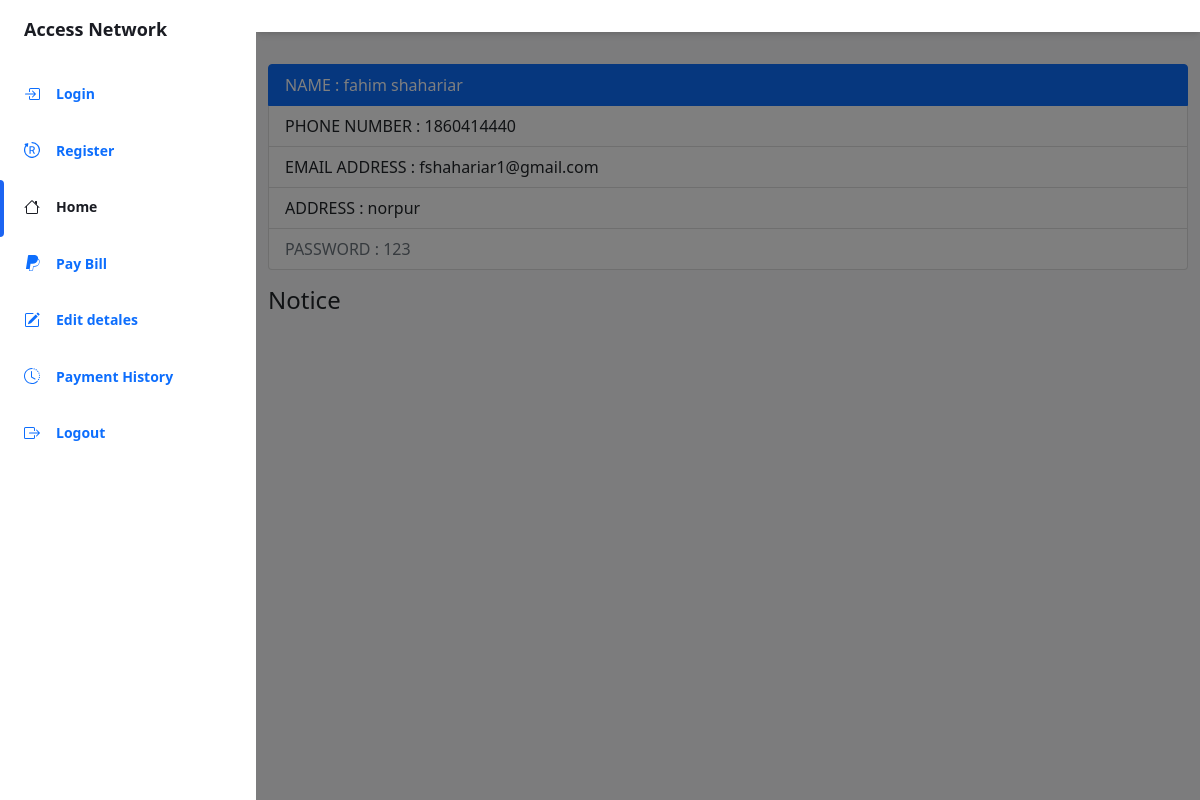
Screenshot of /index.php (signed in) with the database file from the repository.
### index.php (the view, shortened to what this page needs)
<!DOCTYPE html>
<html :class="{ 'theme-dark': dark }" x-data="data()" lang="en">
<head>
    <link rel="stylesheet" href="./assets/css/tailwind.output.css" />
    <link rel="stylesheet" href="https://cdnjs.cloudflare.com/ajax/libs/Chart.js/2.9.3/Chart.min.css" />
    <link href="https://cdn.jsdelivr.net/npm/bootstrap@5.1.3/dist/css/bootstrap.min.css" rel="stylesheet">
    <link rel="stylesheet" href="./assets/css/custom.css">
    <link rel="stylesheet" href="https://cdn.jsdelivr.net/npm/bootstrap-icons@1.3.0/font/bootstrap-icons.css">
</head>
<body>
    <div class="flex h-screen bg-gray-50 dark:bg-gray-900" :class="{ 'overflow-hidden': isSideMenuOpen }">
        <aside class="z-20 hidden w-64 overflow-y-auto bg-white dark:bg-gray-800 md:block flex-shrink-0">
            <div class="py-4 text-gray-500 dark:text-gray-400">
                <a class="ml-6 text-lg font-bold text-gray-800 dark:text-gray-200" href="#">
                    Access Network
                </a>
                <ul class="mt-6">
                    <li class="relative px-6 py-3">
                        <a class="inline-flex items-center w-full text-sm font-semibold transition-colors duration-150 hover:text-gray-800 dark:hover:text-gray-200" href="user_login.php">
                            <span class="ml-4">Login</span>
                        </a>
                    </li>
                    <li class="relative px-6 py-3">
                        <a class="inline-flex items-center w-full text-sm font-semibold transition-colors duration-150 hover:text-gray-800 dark:hover:text-gray-200" href="user_regester.php">
                            <span class="ml-4">Register</span>
                        </a>
                    </li>
                    <li class="relative px-6 py-3">
                        <span class="absolute inset-y-0 left-0 w-1 bg-purple-600 rounded-tr-lg rounded-br-lg" aria-hidden="true"></span>
                        <a class="inline-flex items-center w-full text-sm font-semibold text-gray-800 transition-colors duration-150 hover:text-gray-800 dark:hover:text-gray-200 dark:text-gray-100" href="index.php">
                            <span class="ml-4">Home</span>
                        </a>
                    </li>
                    <li class="relative px-6 py-3">
                        <a class="inline-flex items-center w-full text-sm font-semibold transition-colors duration-150 hover:text-gray-800 dark:hover:text-gray-200" href="paybill.php">
                            <span class="ml-4">Pay Bill</span>
                        </a>
                    </li>
                </ul>
                <ul>
                    <li class="relative px-6 py-3">
                        <a class="inline-flex items-center w-full text-sm font-semibold transition-colors duration-150 hover:text-gray-800 dark:hover:text-gray-200" href="edit_detales.php">
                            <span class="ml-4">Edit detales</span>
                        </a>
                    </li>
                    <li class="relative px-6 py-3">
                        <a class="inline-flex items-center w-full text-sm font-semibold transition-colors duration-150 hover:text-gray-800 dark:hover:text-gray-200" href="user_payment_history.php">
                            <span class="ml-4">Payment History</span>
                        </a>
                    </li>
                    <li class="relative px-6 py-3">
                        <a class="inline-flex items-center w-full text-sm font-semibold transition-colors duration-150 hover:text-gray-800 dark:hover:text-gray-200" href="logout.php">
                            <span class="ml-4">Logout</span>
                        </a>
                    </li>
                </ul>
            </div>
        </aside>
        <div x-show="isSideMenuOpen" x-transition:enter="transition ease-in-out duration-150" x-transition:enter-start="opacity-0" x-transition:enter-end="opacity-100" x-transition:leave="transition ease-in-out duration-150" x-transition:leave-start="opacity-100" x-transition:leave-end="opacity-0" class="fixed inset-0 z-10 flex items-end bg-black bg-opacity-50 sm:items-center sm:justify-center"></div>
        <div class="flex flex-col flex-1 w-full">
            <header class="z-10 py-4 bg-white shadow-md dark:bg-gray-800">
            </header>
            <main class="h-full overflow-y-auto">
                <div class="container px-6 mx-auto grid">
                    <div class="list-group">
                        <?php
                        include('connection.php');
                        $sesson_id = $_SESSION['phone'];
                        $datab = "SELECT * FROM `user-regester` WHERE phone = '$sesson_id' ";
                        $querycon = mysqli_query($con, $datab);
                        $fetch = mysqli_fetch_assoc($querycon);
                        ?>
                        <button type="button" class="list-group-item list-group-item-action active" aria-current="true">
                            NAME : <?php echo $fetch['name'] ?>
                        </button>
                        <button type="button" class="list-group-item list-group-item-action">PHONE NUMBER : <?php echo $fetch['phone'] ?></button>
                        <button type="button" class="list-group-item list-group-item-action">EMAIL ADDRESS : <?php echo $fetch['email'] ?></button>
                        <button type="button" class="list-group-item list-group-item-action">ADDRESS : <?php echo $fetch['address'] ?></button>
                        <button type="button" class="list-group-item list-group-item-action" disabled>PASSWORD : <?php echo $fetch['password'] ?></button>
                    </div>
                    <div>
                        <h4 class="text-left my-3">Notice</h4>
                    </div>
                </div>
        </div>
    </div>
</body>
</html>

### assets/css/custom.css (style rules this page uses)
a { text-decoration: none !important; }
dl, ol, ul { margin-top: 0; margin-bottom: 0 !important; padding-left: 0rem !important; }
.py-4 { padding-top: 1rem !important; padding-bottom: 1rem !important; }

### rows the page displays
user-regester: name "fahim shahariar", phone "1860414440", email "fshahariar1@gmail.com", address "norpur", password "123"
